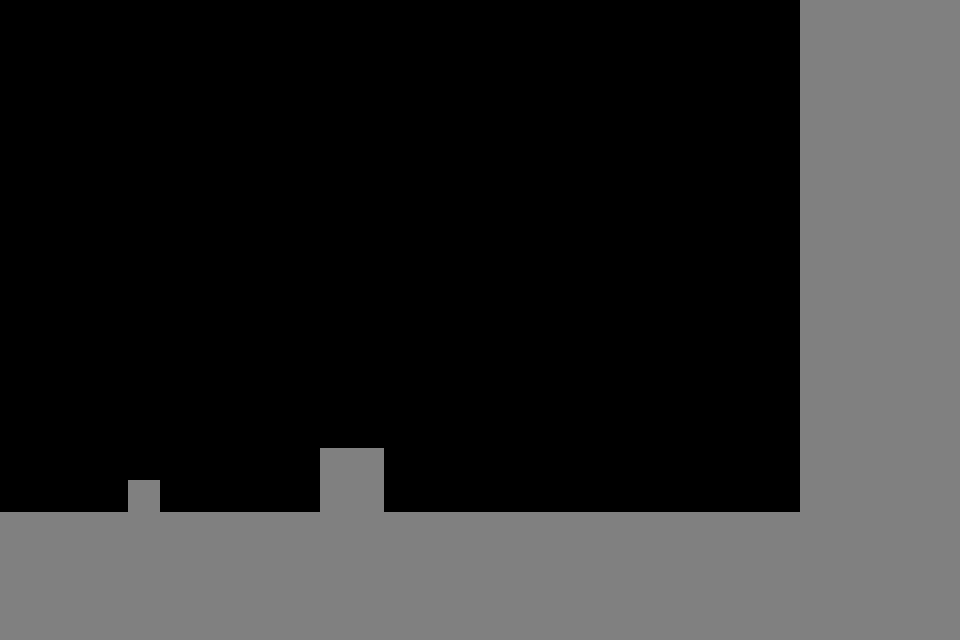

The image is a tile-based game level rendered from a .tmx file. Its description and complete source (layers, tilesets, objects, tile grids) follow:
An orthogonal 30x20 tile map with 32x32 px tiles, 1 tile layer (Tile Layer).

<map version="1.10" tiledversion="1.10.1" orientation="orthogonal" renderorder="right-down" width="30" height="20" tilewidth="32" tileheight="32" infinite="0" nextlayerid="2" nextobjectid="1">
 <tileset firstgid="1" source="Flooor.tsx" />
 <layer id="1" name="Tile Layer" width="30" height="20">
  <data encoding="csv">
0,0,0,0,0,0,0,0,0,0,0,0,0,0,0,0,0,0,0,0,0,0,0,0,0,2,2,2,2,2,
0,0,0,0,0,0,0,0,0,0,0,0,0,0,0,0,0,0,0,0,0,0,0,0,0,2,2,2,2,2,
0,0,0,0,0,0,0,0,0,0,0,0,0,0,0,0,0,0,0,0,0,0,0,0,0,2,2,2,2,2,
0,0,0,0,0,0,0,0,0,0,0,0,0,0,0,0,0,0,0,0,0,0,0,0,0,2,2,2,2,2,
0,0,0,0,0,0,0,0,0,0,0,0,0,0,0,0,0,0,0,0,0,0,0,0,0,2,2,2,2,2,
0,0,0,0,0,0,0,0,0,0,0,0,0,0,0,0,0,0,0,0,0,0,0,0,0,2,2,2,2,2,
0,0,0,0,0,0,0,0,0,0,0,0,0,0,0,0,0,0,0,0,0,0,0,0,0,2,2,2,2,2,
0,0,0,0,0,0,0,0,0,0,0,0,0,0,0,0,0,0,0,0,0,0,0,0,0,2,2,2,2,2,
0,0,0,0,0,0,0,0,0,0,0,0,0,0,0,0,0,0,0,0,0,0,0,0,0,2,2,2,2,2,
0,0,0,0,0,0,0,0,0,0,0,0,0,0,0,0,0,0,0,0,0,0,0,0,0,2,2,2,2,2,
0,0,0,0,0,0,0,0,0,0,0,0,0,0,0,0,0,0,0,0,0,0,0,0,0,2,2,2,2,2,
0,0,0,0,0,0,0,0,0,0,0,0,0,0,0,0,0,0,0,0,0,0,0,0,0,2,2,2,2,2,
0,0,0,0,0,0,0,0,0,0,0,0,0,0,0,0,0,0,0,0,0,0,0,0,0,2,2,2,2,2,
0,0,0,0,0,0,0,0,0,0,0,0,0,0,0,0,0,0,0,0,0,0,0,0,0,2,2,2,2,2,
0,0,0,0,0,0,0,0,0,0,2,2,0,0,0,0,0,0,0,0,0,0,0,0,0,2,2,2,2,2,
0,0,0,0,2,0,0,0,0,0,2,2,0,0,0,0,0,0,0,0,0,0,0,0,0,2,2,2,2,2,
2,2,2,2,2,2,2,2,2,2,2,2,2,2,2,2,2,2,2,2,2,2,2,2,2,2,2,2,2,2,
2,2,2,2,2,2,2,2,2,2,2,2,2,2,2,2,2,2,2,2,2,2,2,2,2,2,2,2,2,2,
2,2,2,2,2,2,2,2,2,2,2,2,2,2,2,2,2,2,2,2,2,2,2,2,2,2,2,2,2,2,
2,2,2,2,2,2,2,2,2,2,2,2,2,2,2,2,2,2,2,2,2,2,2,2,2,2,2,2,2,2
</data>
 </layer>
</map>
